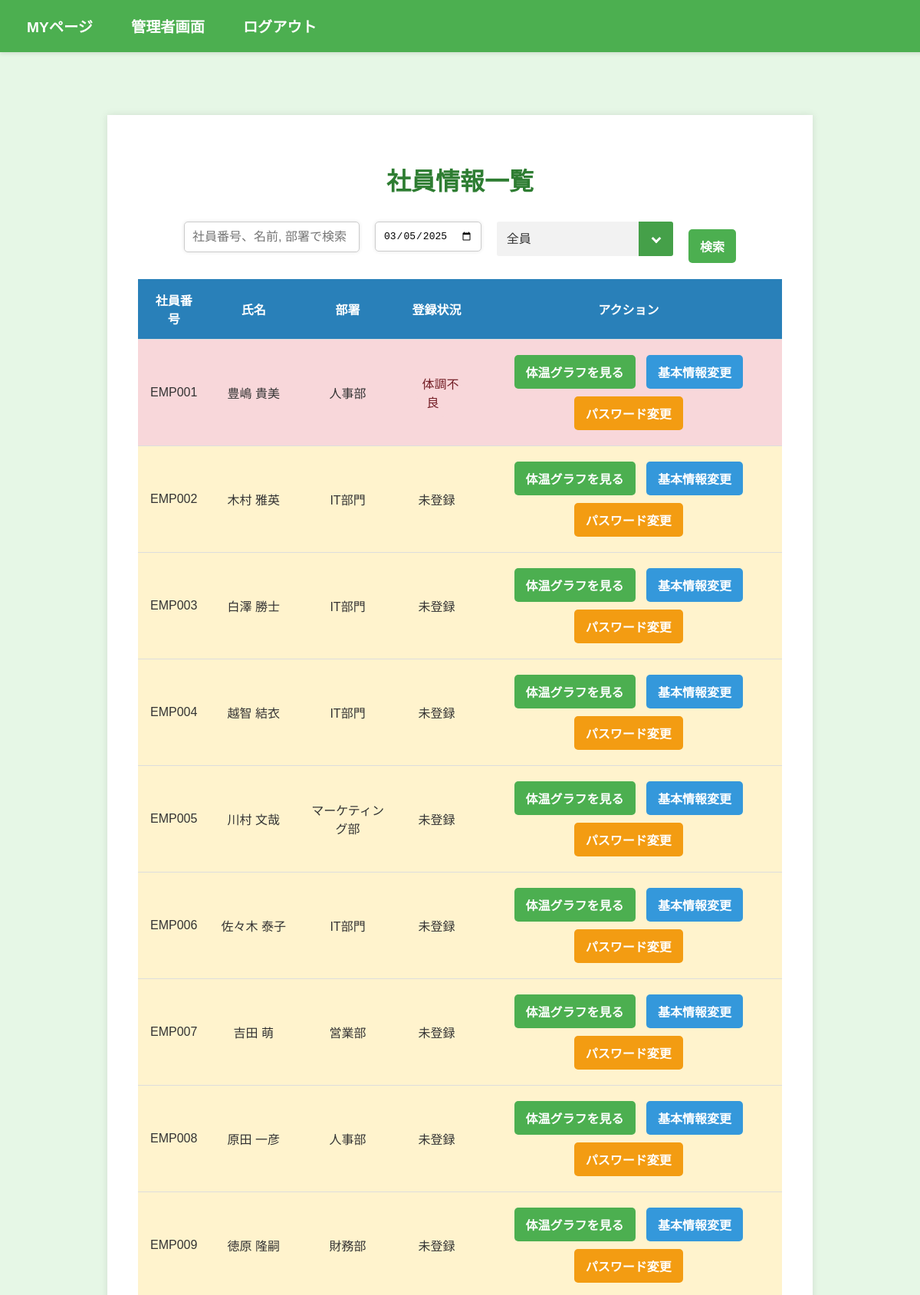
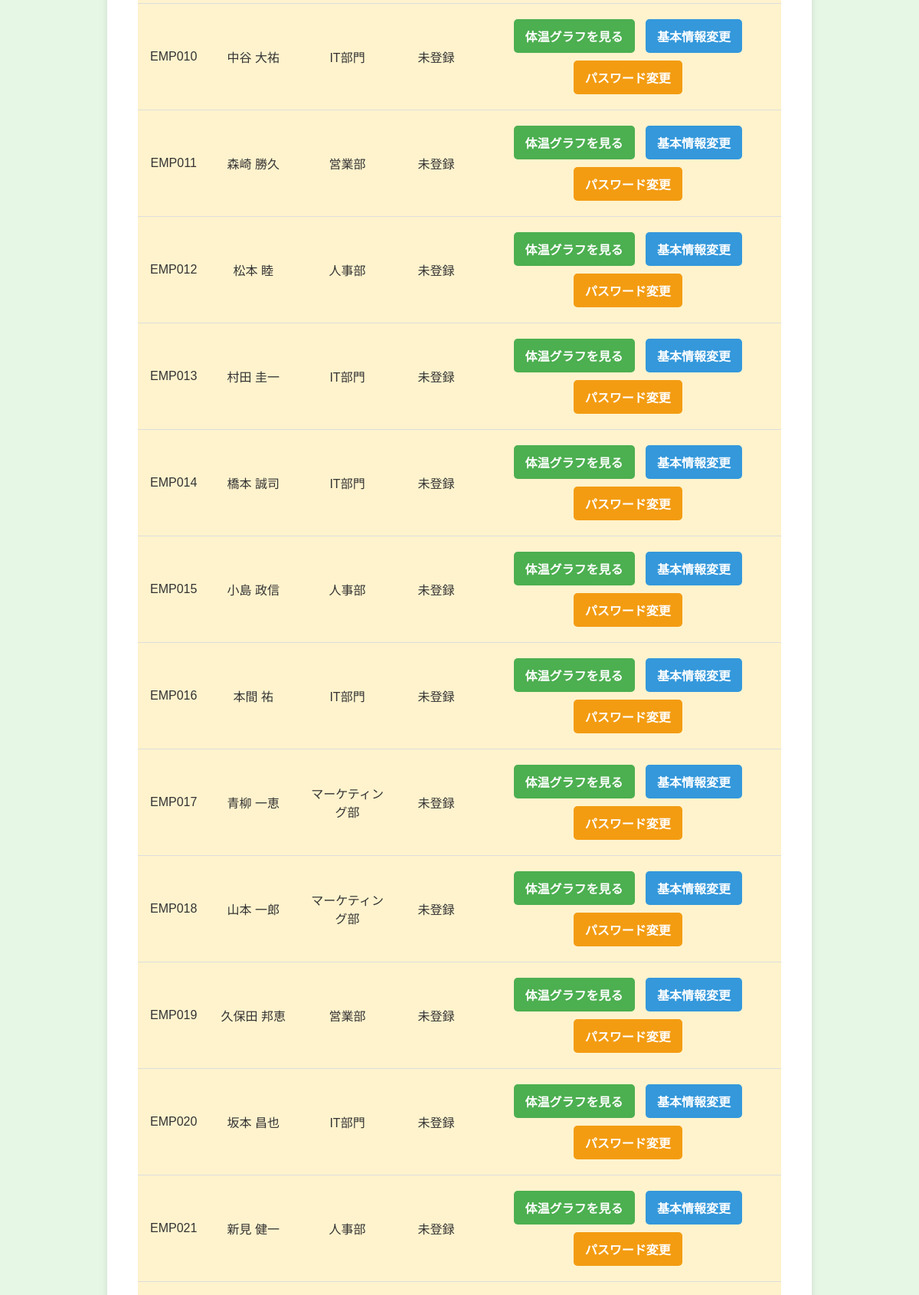
Page /view_employee (signed in, upper part) on the committed database (2 pictures, top to bottom).
### models.py (models this page shows, shortened)
class User(UserMixin, db.Model):
    __tablename__ = 'user'
    id = db.Column(db.Integer, primary_key=True)
    password_hash = db.Column(db.String(128), nullable=False)
    is_admin = db.Column(db.Boolean, default=False)
    employee_number = db.Column(db.String(100), unique=True, nullable=False)
    department = db.Column(db.String(100), nullable=False)
    name = db.Column(db.String(100), nullable=False)
    phone = db.Column(db.String(15), nullable=False)
    email = db.Column(db.String(120), unique=True, nullable=False)

### routes.py (the view)
@app.route("/view_employee", methods=["GET"])
@login_required
def view_employee():
    check_result = check_admin_permission()  # 権限チェック
    if check_result:
        return check_result  # アクセス拒否の場合はリダイレクト
    query = request.args.get('query', '').strip()
    date_query = request.args.get('date', '').strip()
    filter_option = request.args.get('filter', 'all').strip()  # デフォルトは "all"
    if not date_query:
        date_query = datetime.now().strftime('%Y-%m-%d')
    date_query_obj = datetime.strptime(date_query, '%Y-%m-%d').date()
    department_alias = aliased(Department)
    base_query = (
        db.session.query(
            User.id,
            User.employee_number,
            User.department,
            User.name,
            func.coalesce(HealthRecord.flag, literal(2)).label('flag'),  # 未登録者は flag=2
            department_alias.name.label('department_name')
        )
        .outerjoin(HealthRecord, and_(
            HealthRecord.user_id == User.id,
            func.date(HealthRecord.date) == date_query_obj  # 本日の日付でフィルタ
        ))
        .outerjoin(department_alias, User.department == department_alias.abbreviation)
        .filter(
            or_(
                User.employee_number.like(f'%{query}%'),
                User.name.like(f'%{query}%'),
                department_alias.name.like(f'%{query}%')
            )
        )
    )
    if filter_option == "all":
        pass
    elif filter_option == "unregistered":
        base_query = base_query.filter(HealthRecord.id.is_(None))
    elif filter_option == "healthy":
        base_query = base_query.filter(and_(
            HealthRecord.flag == 0,
            HealthRecord.id.isnot(None)  # データが存在することを確認
        ))
    elif filter_option == "unwell":
        base_query = base_query.filter(and_(
            HealthRecord.flag == 1,
            HealthRecord.id.isnot(None)  # データが存在することを確認
        ))
    employees = base_query.distinct(User.id).all()
    if not employees:
        flash('指定された社員は見つかりませんでした。', 'info')
    return render_template(
        'view_employee.html',
        employees=employees,
        today=date_query,
        filter_option=filter_option
    )

### routes.py (called while the page is built)
def check_admin_permission():
    if not current_user.is_admin:
        flash("このページにアクセスする権限がありません。", 'error')
        return redirect(url_for('index'))
    return None  # 管理者の場合は何もしない

@login_manager.user_loader
def load_user(user_id):
    return User.query.get(int(user_id))

### templates/view_employee.html (shortened to what this page needs)
{% extends "base.html" %}
{% block content %}
    <div class="container">
        <h1>社員情報一覧</h1>
        <form method="GET" action="{{ url_for('view_employee') }}" id="employee-search-form" class="d-flex align-items-center mb-3">
            <div class="input-group mb-3 mr-2">
                <input type="text" class="form-control" placeholder="社員番号、名前, 部署で検索" name="query" value="{{ request.args.get('query', '') }}" style="max-width: 400px;">
            </div>
            <div class="input-group mb-3 mr-2">
                <input type="date" class="form-control" id="date-input" name="date" value="{{ request.args.get('date', today) }}" style="max-width: 400px;">
            </div>
            <div class="input-group mb-3  selectbox-1">
                <select class="form-select" name="filter" style="max-width: 200px;">
                    <option value="all" {% if filter_option == 'all' %}selected{% endif %}>全員</option>
                </select>
            </div>
            <div class="search">
                <button class="btn btn-primary" type="submit">検索</button>
            </div>
        </form>
        <table class="table">
            <thead>
                <tr>
                    <th>社員番号</th>
                    <th>氏名</th>
                    <th>部署</th>
                    <th>登録状況</th>
                    <th>アクション</th>
                </tr>
            </thead>
            <tbody>
                {% for employee in employees %}
                <tr
                    {% if employee.flag == 2 %}
                        style="background-color: #fff3cd;"
                    {% elif employee.flag == 1 %}
                        style="background-color: #f8d7da;"
                    {% elif employee.flag == 0 %}
                        style="background-color: #d4edda;"
                    {% endif %}
                >
                    <td>{{ employee.employee_number }}</td>
                    <td>{{ employee.name }}</td>
                    <td>{{ employee.department_name }}</td>
                    <td style="text-align: center;">
                        {% if employee.flag == 2  %}
                            <span class="text-muted">未登録</span>
                        {% elif employee.flag == 1 %}
                            <span class="text-danger">体調不良</span>
                        {% elif employee.flag == 0 %}
                            <span class="text-success">正常</span>
                        {% endif %}
                    </td>
                    <td style="text-align: center;">
                        <a href="{{ url_for('employee_graph', employee_id=employee.id) }}" class="btn btn-primary">体温グラフを見る</a>
                        <a href="{{ url_for('change_info', employee_id=employee.id) }}" class="btn btn-secondary">基本情報変更</a>
                        <a href="{{ url_for('change_password', employee_id=employee.id) }}" class="btn btn-warning">パスワード変更</a>
                    </td>
                </tr>
                {% endfor %}
            </tbody>
        </table>
    </div>
{% endblock %}

### static/css/style.css (style rules this page uses)
body { font-family: Arial, sans-serif; margin: 0; padding: 0; background-color: #e6f7e6; color: #333; }
.container { width: 70%; margin: 150px auto; padding: 40px; background-color: #fff; box-shadow: 0 0 10px rgba(0, 0, 0, 0.1); }
h1, h2 { color: #2e7d32; text-align: center; }
form { margin: 20px 0; text-align: center; }
input { margin: 10px 0; padding: 10px; font-size: 1em; border-radius: 5px; border: 1px solid #a5d6a7; box-shadow: 0 0 5px rgba(0, 0, 0, 0.1); }
select { width: 70%; }
input[type="text"], input[type="password"], input[type="email"] { width: 70%; box-sizing: border-box; }
button, .btn { width: auto; padding: 10px 15px; font-size: 1rem; border-radius: 5px; text-transform: uppercase; font-weight: bold; background-color: #4CAF50; border: none; color: white; }
.table { width: 100%; margin-bottom: 20px; border-collapse: collapse; }
.table th, .table td { padding: 15px; text-align: center; border-bottom: 1px solid #ddd; }
.table th { background-color: #2980b9; color: #fff; }
a.btn { display: inline-block; padding: 10px 15px; margin: 5px; color: #fff; text-decoration: none; border-radius: 5px; }
a.btn-primary, a.btn-success, a.btn-danger, a.btn-warning, a.btn-info { background-color: #4CAF50; }
a.btn-secondary { background-color: #3498db; }
a.btn-warning { background-color: #f39c12; }
.input-group { display: flex; align-items: center; margin-bottom: 20px; }
.input-group .form-control { flex: 1; max-width: 97%; }
.form-control { width: 97%; padding: 10px; margin-bottom: 15px; border-radius: 5px; border: 1px solid #ccc; }
.text-danger, .flash-message { margin-bottom: 15px; padding: 10px; background-color: #f8d7da; color: #721c24; border-radius: 5px; list-style:none; }
.search { padding-top: 20px; }
.selectbox-1 { position: relative; }
.selectbox-1::before, .selectbox-1::after { position: absolute; content: ''; pointer-events: none; }
.selectbox-1::before { display: inline-block; right: 0; width: 2.8em; height: 2.8em; border-radius: 0 3px 3px 0; background-color: #45a049; }
.selectbox-1::after { position: absolute; top: 50%; right: 1.4em; transform: translate(50%, -50%) rotate(45deg); width: 6px; height: 6px; border-bottom: 3px solid #fff; border-right: 3px solid #fff; }
.selectbox-1 select { appearance: none; min-width: 230px; height: 2.8em; padding: .4em 3.6em .4em .8em; border: none; border-radius: 3px; background-color: #f2f2f2; color: #333; font-size: 1em; cursor: pointer; }

### templates/view_employee.html (style rules this page uses)
#employee-search-form { display: flex; align-items: center; justify-content: center; gap: 20px; }
#employee-search-form .input-group { margin-bottom:0px; }

### rows in the picture
User: employee_number "EMP001", name "豊嶋 貴美", department_name "人事部", shows "体調不良"
User: employee_number "EMP002", name "木村 雅英", department_name "IT部門", shows "未登録"
User: employee_number "EMP003", name "白澤 勝士", department_name "IT部門", shows "未登録"
User: employee_number "EMP004", name "越智 結衣", department_name "IT部門", shows "未登録"
User: employee_number "EMP005", name "川村 文哉", department_name "マーケティング部", shows "未登録"
User: employee_number "EMP006", name "佐々木 泰子", department_name "IT部門", shows "未登録"
User: employee_number "EMP007", name "吉田 萌", department_name "営業部", shows "未登録"
User: employee_number "EMP008", name "原田 一彦", department_name "人事部", shows "未登録"
User: employee_number "EMP009", name "徳原 隆嗣", department_name "財務部", shows "未登録"
User: employee_number "EMP010", name "中谷 大祐", department_name "IT部門", shows "未登録"
User: employee_number "EMP011", name "森崎 勝久", department_name "営業部", shows "未登録"
User: employee_number "EMP012", name "松本 睦", department_name "人事部", shows "未登録"
User: employee_number "EMP013", name "村田 圭一", department_name "IT部門", shows "未登録"
User: employee_number "EMP014", name "橋本 誠司", department_name "IT部門", shows "未登録"
User: employee_number "EMP015", name "小島 政信", department_name "人事部", shows "未登録"
User: employee_number "EMP016", name "本間 祐", department_name "IT部門", shows "未登録"
User: employee_number "EMP017", name "青柳 一恵", department_name "マーケティング部", shows "未登録"
User: employee_number "EMP018", name "山本 一郎", department_name "マーケティング部", shows "未登録"
User: employee_number "EMP019", name "久保田 邦恵", department_name "営業部", shows "未登録"
User: employee_number "EMP020", name "坂本 昌也", department_name "IT部門", shows "未登録"
User: employee_number "EMP021", name "新見 健一", department_name "人事部", shows "未登録"
